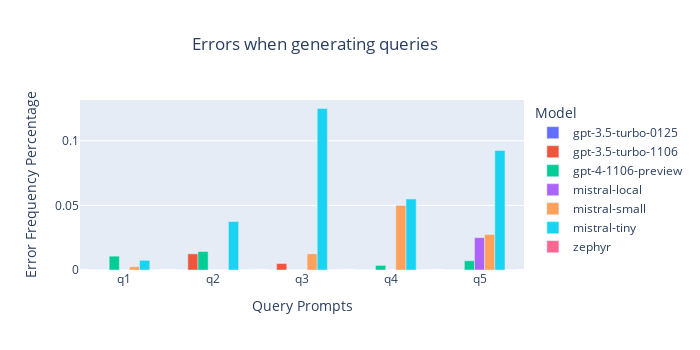

The code cell stored with this chart in its notebook:
### Code cell
melted_df = pd.melt(seed_df, id_vars=['model'], value_vars=['q1_answer_error', 'q2_answer_error', 'q3_answer_error', 'q4_answer_error', 'q5_answer_error'],
                    var_name='query', value_name='operator')

# Group by 'model' and sum the answers for each question
summed_df = melted_df.groupby(['model', 'query']).sum().reset_index()
summed_df['count'] = melted_df.groupby(['model', 'query']).count().reset_index()['operator']
summed_df['operator']  = summed_df['operator']/summed_df['count']



summed_df['query'] = summed_df['query'].apply(lambda x: x.rstrip("_answer_error"))
#custom_labels = {'q1_answer_error': 'q1', 'q2_answer_error': 'q2', 'q3_answer_error': 'q3', 'q4_answer_error': 'q4', 'q5_answer_error': 'q5', 'guided_query_error': 'guided query'}
#custom_labels = ['q1','q2','q3','q4','q5','guided_query']

fig = px.bar(summed_df, x='query', y='operator', color='model',
             title='Errors when generating queries',
             labels={'query': 'Query Prompts', 'operator': 'Error Frequency Percentage', 'model': 'Model'},
     )

# Customize layout if needed
fig.update_layout(barmode='group', xaxis={'type': 'category'}, width=700, height=350, title_x=0.45)

# Show the plot
fig.show()
fig.write_image("error_generating.pdf")

### Figure 1 — Plotly figure (JSON) as saved in the notebook; plotly's stock layout.template omitted (floating-point values rounded to 4 significant figures)
{"data": [{"alignmentgroup": "True", "hovertemplate": "Model=gpt-3.5-turbo-0125<br>Query Prompts=%{x}<br>Error Frequency Percentage=%{y}<extra></extra>", "legendgroup": "gpt-3.5-turbo-0125", "marker": {"color": "#636efa", "pattern": {"shape": ""}}, "name": "gpt-3.5-turbo-0125", "offsetgroup": "gpt-3.5-turbo-0125", "orientation": "v", "showlegend": true, "textposition": "auto", "type": "bar", "x": ["q1", "q2", "q3", "q4", "q5"], "xaxis": "x", "y": [0, 0, 0, 0, 0], "yaxis": "y"}, {"alignmentgroup": "True", "hovertemplate": "Model=gpt-3.5-turbo-1106<br>Query Prompts=%{x}<br>Error Frequency Percentage=%{y}<extra></extra>", "legendgroup": "gpt-3.5-turbo-1106", "marker": {"color": "#EF553B", "pattern": {"shape": ""}}, "name": "gpt-3.5-turbo-1106", "offsetgroup": "gpt-3.5-turbo-1106", "orientation": "v", "showlegend": true, "textposition": "auto", "type": "bar", "x": ["q1", "q2", "q3", "q4", "q5"], "xaxis": "x", "y": [0, 0.0125, 0.005, 0, 0], "yaxis": "y"}, {"alignmentgroup": "True", "hovertemplate": "Model=gpt-4-1106-preview<br>Query Prompts=%{x}<br>Error Frequency Percentage=%{y}<extra></extra>", "legendgroup": "gpt-4-1106-preview", "marker": {"color": "#00cc96", "pattern": {"shape": ""}}, "name": "gpt-4-1106-preview", "offsetgroup": "gpt-4-1106-preview", "orientation": "v", "showlegend": true, "textposition": "auto", "type": "bar", "x": ["q1", "q2", "q3", "q4", "q5"], "xaxis": "x", "y": [0.01071, 0.01429, 0, 0.003571, 0.007143], "yaxis": "y"}, {"alignmentgroup": "True", "hovertemplate": "Model=mistral-local<br>Query Prompts=%{x}<br>Error Frequency Percentage=%{y}<extra></extra>", "legendgroup": "mistral-local", "marker": {"color": "#ab63fa", "pattern": {"shape": ""}}, "name": "mistral-local", "offsetgroup": "mistral-local", "orientation": "v", "showlegend": true, "textposition": "auto", "type": "bar", "x": ["q1", "q2", "q3", "q4", "q5"], "xaxis": "x", "y": [0, 0, 0, 0, 0.025], "yaxis": "y"}, {"alignmentgroup": "True", "hovertemplate": "Model=mistral-small<br>Query Prompts=%{x}<br>Error Frequency Percentage=%{y}<extra></extra>", "legendgroup": "mistral-small", "marker": {"color": "#FFA15A", "pattern": {"shape": ""}}, "name": "mistral-small", "offsetgroup": "mistral-small", "orientation": "v", "showlegend": true, "textposition": "auto", "type": "bar", "x": ["q1", "q2", "q3", "q4", "q5"], "xaxis": "x", "y": [0.0025, 0, 0.0125, 0.05, 0.0275], "yaxis": "y"}, {"alignmentgroup": "True", "hovertemplate": "Model=mistral-tiny<br>Query Prompts=%{x}<br>Error Frequency Percentage=%{y}<extra></extra>", "legendgroup": "mistral-tiny", "marker": {"color": "#19d3f3", "pattern": {"shape": ""}}, "name": "mistral-tiny", "offsetgroup": "mistral-tiny", "orientation": "v", "showlegend": true, "textposition": "auto", "type": "bar", "x": ["q1", "q2", "q3", "q4", "q5"], "xaxis": "x", "y": [0.0075, 0.0375, 0.125, 0.055, 0.0925], "yaxis": "y"}, {"alignmentgroup": "True", "hovertemplate": "Model=zephyr<br>Query Prompts=%{x}<br>Error Frequency Percentage=%{y}<extra></extra>", "legendgroup": "zephyr", "marker": {"color": "#FF6692", "pattern": {"shape": ""}}, "name": "zephyr", "offsetgroup": "zephyr", "orientation": "v", "showlegend": true, "textposition": "auto", "type": "bar", "x": ["q1", "q2", "q3", "q4", "q5"], "xaxis": "x", "y": [0, 0, 0, 0, 0], "yaxis": "y"}], "layout": {"barmode": "group", "height": 350, "legend": {"title": {"text": "Model"}, "tracegroupgap": 0}, "title": {"text": "Errors when generating queries", "x": 0.45}, "width": 700, "xaxis": {"anchor": "y", "autorange": true, "domain": [0, 1], "range": [-0.5, 4.5], "title": {"text": "Query Prompts"}, "type": "category"}, "yaxis": {"anchor": "x", "autorange": true, "domain": [0, 1], "range": [0, 0.1316], "title": {"text": "Error Frequency Percentage"}, "type": "linear"}}}
